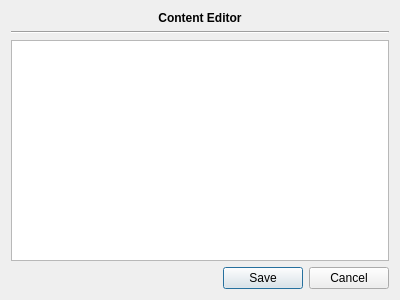
<?xml version="1.0" encoding="UTF-8"?>
<ui version="4.0">
 <class>Templates::Internal::TemplatesContentEditor</class>
 <widget class="QDialog" name="Templates::Internal::TemplatesContentEditor">
  <property name="geometry">
   <rect>
    <x>0</x>
    <y>0</y>
    <width>400</width>
    <height>300</height>
   </rect>
  </property>
  <property name="windowTitle">
   <string>Content editor</string>
  </property>
  <layout class="QGridLayout" name="gridLayout">
   <item row="0" column="0">
    <widget class="QLabel" name="label">
     <property name="font">
      <font>
       <weight>75</weight>
       <bold>true</bold>
      </font>
     </property>
     <property name="text">
      <string>Content Editor</string>
     </property>
     <property name="alignment">
      <set>Qt::AlignCenter</set>
     </property>
    </widget>
   </item>
   <item row="1" column="0">
    <widget class="Line" name="line">
     <property name="orientation">
      <enum>Qt::Horizontal</enum>
     </property>
    </widget>
   </item>
   <item row="2" column="0">
    <widget class="QTextEdit" name="contentTextEdit"/>
   </item>
   <item row="3" column="0">
    <widget class="QDialogButtonBox" name="buttonBox">
     <property name="standardButtons">
      <set>QDialogButtonBox::Cancel|QDialogButtonBox::Save</set>
     </property>
    </widget>
   </item>
  </layout>
 </widget>
 <resources/>
 <connections>
  <connection>
   <sender>buttonBox</sender>
   <signal>rejected()</signal>
   <receiver>Templates::Internal::TemplatesContentEditor</receiver>
   <slot>reject()</slot>
   <hints>
    <hint type="sourcelabel">
     <x>233</x>
     <y>276</y>
    </hint>
    <hint type="destinationlabel">
     <x>225</x>
     <y>254</y>
    </hint>
   </hints>
  </connection>
  <connection>
   <sender>buttonBox</sender>
   <signal>accepted()</signal>
   <receiver>Templates::Internal::TemplatesContentEditor</receiver>
   <slot>accept()</slot>
   <hints>
    <hint type="sourcelabel">
     <x>369</x>
     <y>271</y>
    </hint>
    <hint type="destinationlabel">
     <x>381</x>
     <y>255</y>
    </hint>
   </hints>
  </connection>
 </connections>
</ui>
